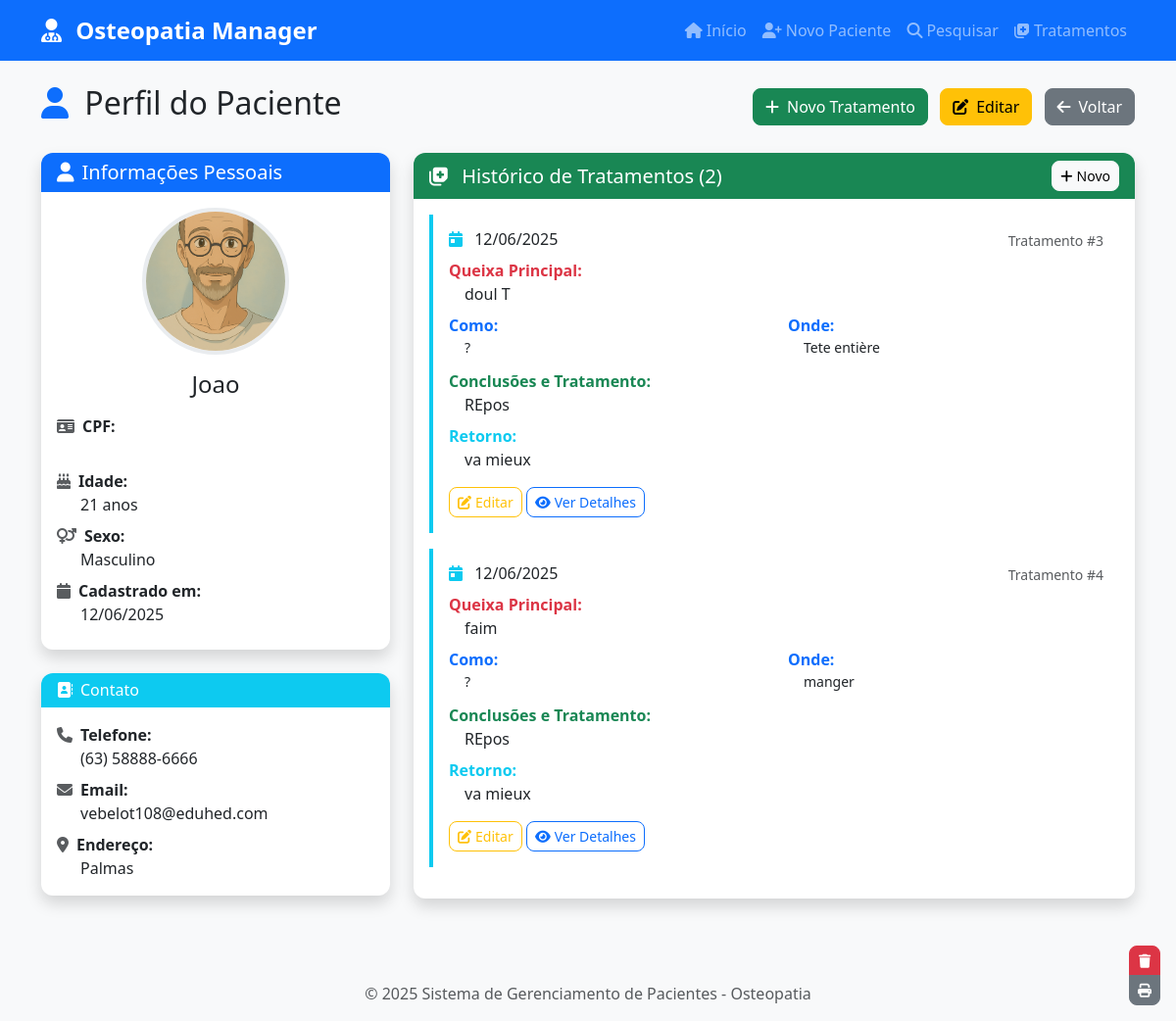
/paciente/2, run on an earlier commit of the app's database.
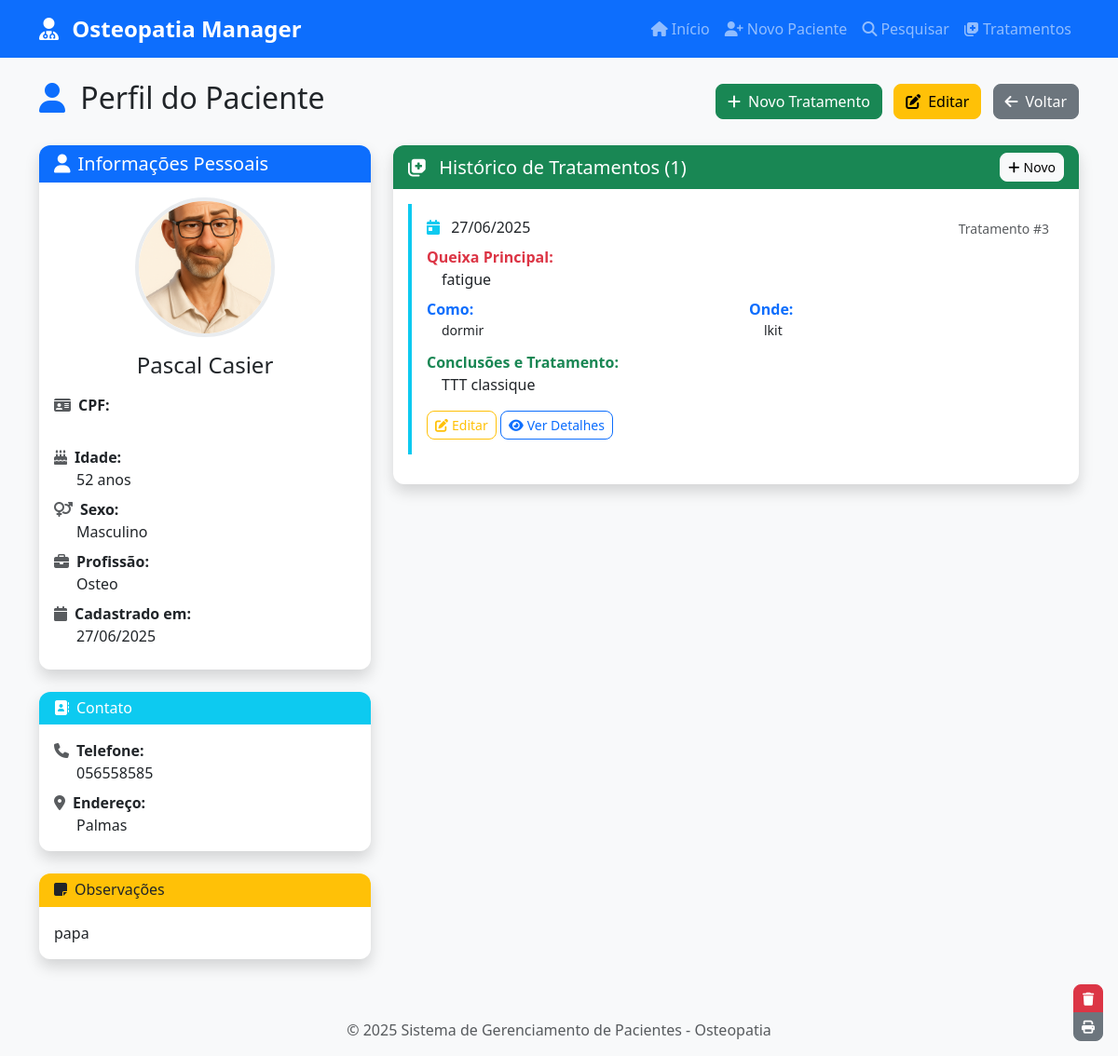
And on a later commit of the database.
### database/models.py (models this page shows, shortened)
class Paciente(db.Model):
    __tablename__ = 'pacientes'
    id = db.Column(db.Integer, primary_key=True)
    nome_completo = db.Column(db.String(200), nullable=False)
    data_registro = db.Column(db.Date, nullable=False, default=datetime.utcnow().date())
    profissao = db.Column(db.String(100))
    sexo = db.Column(db.String(20))
    idade = db.Column(db.Integer)
    endereco = db.Column(db.Text)
    cpf = db.Column(db.String(14), unique=True, nullable=True)
    telefone = db.Column(db.String(20))
    email = db.Column(db.String(120))
    foto_path = db.Column(db.String(200))
    notas = db.Column(db.Text)
    created_at = db.Column(db.DateTime, default=datetime.utcnow)
    updated_at = db.Column(db.DateTime, default=datetime.utcnow, onupdate=datetime.utcnow)
    tratamentos = db.relationship('Tratamento', backref='paciente', lazy=True, cascade='all, delete-orphan')

class Tratamento(db.Model):
    __tablename__ = 'tratamentos'
    id = db.Column(db.Integer, primary_key=True)
    paciente_id = db.Column(db.Integer, db.ForeignKey('pacientes.id'), nullable=False)
    nome_completo = db.Column(db.String(200), nullable=False)
    data_tratamento = db.Column(db.Date, nullable=False, default=datetime.utcnow().date())
    queixa_principal = db.Column(db.Text)
    como = db.Column(db.Text)
    onde = db.Column(db.Text)
    exames_complementares = db.Column(db.Text)
    antecedentes = db.Column(db.Text)
    tratamentos_anteriores = db.Column(db.Text)
    qualidade_sono = db.Column(db.String(100))
    movimentos = db.Column(db.Text)
    irradiacoes = db.Column(db.Text)
    conclusoes_tratamento = db.Column(db.Text)
    data_retorno = db.Column(db.Date)
    retorno = db.Column(db.Text)
    created_at = db.Column(db.DateTime, default=datetime.utcnow)
    updated_at = db.Column(db.DateTime, default=datetime.utcnow, onupdate=datetime.utcnow)

### app.py (the view)
@app.route('/paciente/<int:id>')
def perfil_paciente(id):
    paciente = Paciente.query.get_or_404(id)
    tratamentos = Tratamento.query.filter_by(paciente_id=id).order_by(Tratamento.data_tratamento.desc()).all()
    return render_template('perfil_paciente.html', paciente=paciente, tratamentos=tratamentos)

### app.py (called while the page is built)
@app.template_filter('format_cpf')
def format_cpf_filter(cpf):
    return format_cpf(cpf) if cpf else ''

@app.template_filter('format_phone')
def format_phone_filter(phone):
    return format_phone(phone) if phone else ''

@app.context_processor
def inject_today():
    return {'today': date.today()}

### utils/helpers.py (called while the page is built)
def format_phone(phone):
    phone = re.sub(r'[^0-9]', '', phone)
    if len(phone) == 11:
        return f"({phone[:2]}) {phone[2:7]}-{phone[7:]}"
    elif len(phone) == 10:
        return f"({phone[:2]}) {phone[2:6]}-{phone[6:]}"
    return phone

### templates/perfil_paciente.html (shortened to what this page needs)
{% extends "base.html" %}
{% block content %}
<div class="row">
    <div class="col-12">
        <div class="d-flex justify-content-between align-items-center mb-4">
            <h2>
                <i class="fas fa-user me-2 text-primary"></i>
                Perfil do Paciente
            </h2>
            <div>
                <a href="{{ url_for('novo_tratamento', paciente_id=paciente.id) }}" class="btn btn-success me-2">
                    <i class="fas fa-plus me-2"></i>Novo Tratamento
                </a>
                <a href="{{ url_for('editar_paciente', id=paciente.id) }}" class="btn btn-warning me-2">
                    <i class="fas fa-edit me-2"></i>Editar
                </a>
                <a href="{{ url_for('pesquisar_pacientes') }}" class="btn btn-secondary">
                    <i class="fas fa-arrow-left me-2"></i>Voltar
                </a>
            </div>
        </div>
    </div>
</div>
<div class="row">
    <div class="col-lg-4">
        <div class="card shadow mb-4">
            <div class="card-header bg-primary text-white">
                <h5 class="mb-0">
                    <i class="fas fa-user me-2"></i>Informações Pessoais
                </h5>
            </div>
            <div class="card-body text-center">
                <div class="mb-3">
                    {% if paciente.foto_path %}
                        <img src="{{ url_for('static', filename='uploads/' + paciente.foto_path) }}"
                             alt="Foto de {{ paciente.nome_completo }}"
                             class="patient-avatar-large">
                    {% else %}
                        <div class="patient-avatar-large bg-secondary d-flex align-items-center justify-content-center mx-auto">
                            <i class="fas fa-user fa-4x text-white"></i>
                        </div>
                    {% endif %}
                </div>
                <h4 class="mb-3">{{ paciente.nome_completo }}</h4>
                <div class="row text-start">
                    <div class="col-12 mb-2">
                        <strong><i class="fas fa-id-card me-2 text-muted"></i>CPF:</strong><br>
                    </div>
                    {% if paciente.idade %}
                    <div class="col-12 mb-2">
                        <strong><i class="fas fa-birthday-cake me-2 text-muted"></i>Idade:</strong><br>
                        <span class="ms-4">{{ paciente.idade }} anos</span>
                    </div>
                    {% endif %}
                    {% if paciente.sexo %}
                    <div class="col-12 mb-2">
                        <strong><i class="fas fa-venus-mars me-2 text-muted"></i>Sexo:</strong><br>
                        <span class="ms-4">{{ paciente.sexo }}</span>
                    </div>
                    {% endif %}
                    {% if paciente.profissao %}
                    <div class="col-12 mb-2">
                        <strong><i class="fas fa-briefcase me-2 text-muted"></i>Profissão:</strong><br>
                        <span class="ms-4">{{ paciente.profissao }}</span>
                    </div>
                    {% endif %}
                    <div class="col-12 mb-2">
                        <strong><i class="fas fa-calendar me-2 text-muted"></i>Cadastrado em:</strong><br>
                        <span class="ms-4">{{ paciente.data_registro.strftime('%d/%m/%Y') }}</span>
                    </div>
                </div>
            </div>
        </div>
        <div class="card shadow mb-4">
            <div class="card-header bg-info text-white">
                <h6 class="mb-0">
                    <i class="fas fa-address-book me-2"></i>Contato
                </h6>
            </div>
            <div class="card-body">
                {% if paciente.telefone %}
                <div class="mb-2">
                    <strong><i class="fas fa-phone me-2 text-muted"></i>Telefone:</strong><br>
                    <span class="ms-4">{{ paciente.telefone | format_phone }}</span>
                </div>
                {% endif %}
                {% if paciente.email %}
                <div class="mb-2">
                    <strong><i class="fas fa-envelope me-2 text-muted"></i>Email:</strong><br>
                    <span class="ms-4">{{ paciente.email }}</span>
                </div>
                {% endif %}
                {% if paciente.endereco %}
                <div class="mb-0">
                    <strong><i class="fas fa-map-marker-alt me-2 text-muted"></i>Endereço:</strong><br>
                    <span class="ms-4">{{ paciente.endereco }}</span>
                </div>
                {% endif %}
            </div>
        </div>
        {% if paciente.notas %}
        <div class="card shadow">
            <div class="card-header bg-warning text-dark">
                <h6 class="mb-0">
                    <i class="fas fa-sticky-note me-2"></i>Observações
                </h6>
            </div>
            <div class="card-body">
                <p class="mb-0">{{ paciente.notas }}</p>
            </div>
        </div>
        {% endif %}
    </div>
    <div class="col-lg-8">
        <div class="card shadow">
            <div class="card-header bg-success text-white d-flex justify-content-between align-items-center">
                <h5 class="mb-0">
                    <i class="fas fa-notes-medical me-2"></i>
                    Histórico de Tratamentos ({{ tratamentos|length }})
                </h5>
                <a href="{{ url_for('novo_tratamento', paciente_id=paciente.id) }}" class="btn btn-light btn-sm">
                    <i class="fas fa-plus me-1"></i>Novo
                </a>
            </div>
            <div class="card-body">
                {% if tratamentos %}
                    <div class="timeline">
                        {% for tratamento in tratamentos %}
                        <div class="treatment-item p-3 mb-3">
                            <div class="d-flex justify-content-between align-items-start mb-2">
                                <h6 class="mb-0">
                                    <i class="fas fa-calendar-day me-2 text-info"></i>
                                    {{ tratamento.data_tratamento.strftime('%d/%m/%Y') }}
                                </h6>
                                <small class="text-muted">
                                    Tratamento #{{ tratamento.id }}
                                </small>
                            </div>
                            {% if tratamento.queixa_principal %}
                            <div class="mb-2">
                                <strong class="text-danger">Queixa Principal:</strong>
                                <p class="mb-1 ms-3">{{ tratamento.queixa_principal }}</p>
                            </div>
                            {% endif %}
                            <div class="row">
                                {% if tratamento.como %}
                                <div class="col-md-6 mb-2">
                                    <strong class="text-primary">Como:</strong>
                                    <p class="mb-1 ms-3 small">{{ tratamento.como }}</p>
                                </div>
                                {% endif %}
                                {% if tratamento.onde %}
                                <div class="col-md-6 mb-2">
                                    <strong class="text-primary">Onde:</strong>
                                    <p class="mb-1 ms-3 small">{{ tratamento.onde }}</p>
                                </div>
                                {% endif %}
                            </div>
                            {% if tratamento.conclusoes_tratamento %}
                            <div class="mb-2">
                                <strong class="text-success">Conclusões e Tratamento:</strong>
                                <p class="mb-1 ms-3">{{ tratamento.conclusoes_tratamento }}</p>
                            </div>
                            {% endif %}
                            {% if tratamento.retorno %}
                            <div class="mb-2">
                                <strong class="text-info">Retorno:</strong>
                                <p class="mb-1 ms-3">{{ tratamento.retorno }}</p>
                            </div>
                            {% endif %}
                            <div class="mt-3">
                                <div>
                                        <a href="{{ url_for('editar_tratamento', id=tratamento.id) }}" class="btn btn-outline-warning btn-sm">
                                            <i class="fas fa-edit me-1"></i>Editar
                                        </a>
                                        <button class="btn btn-outline-primary btn-sm" data-bs-toggle="collapse"
                                                data-bs-target="#tratamento-{{ tratamento.id }}">
                                            <i class="fas fa-eye me-1"></i>Ver Detalhes
                                        </button>
                                    </div>
                            </div>
                        </div>
                        {% endfor %}
                    </div>
                {% endif %}
            </div>
        </div>
    </div>
</div>
<div class="position-fixed bottom-0 end-0 p-3">
    <div class="btn-group-vertical" role="group">
        <button type="button" class="btn btn-danger btn-sm" data-bs-toggle="modal" data-bs-target="#deleteModal">
            <i class="fas fa-trash"></i>
        </button>
        <button type="button" class="btn btn-secondary btn-sm" onclick="window.print()">
            <i class="fas fa-print"></i>
        </button>
    </div>
</div>
{% endblock %}

### templates/base.html (shortened to what this page needs)
<!DOCTYPE html>
<html lang="pt-BR">
<head>
    <link href="https://cdn.jsdelivr.net/npm/bootstrap@5.3.0/dist/css/bootstrap.min.css" rel="stylesheet">
    <link href="https://cdnjs.cloudflare.com/ajax/libs/font-awesome/6.4.0/css/all.min.css" rel="stylesheet">
    <link rel="stylesheet" href="https://cdn.jsdelivr.net/npm/flatpickr/dist/flatpickr.min.css">
    <link href="{{ url_for('static', filename='css/style.css') }}" rel="stylesheet">
</head>
<body>
    <nav class="navbar navbar-expand-lg navbar-dark bg-primary">
        <div class="container">
            <a class="navbar-brand" href="{{ url_for('index') }}">
                <i class="fas fa-user-md me-2"></i>
                Osteopatia Manager
            </a>
            <div class="collapse navbar-collapse" id="navbarNav">
                <ul class="navbar-nav ms-auto">
                    <li class="nav-item">
                        <a class="nav-link" href="{{ url_for('index') }}">
                            <i class="fas fa-home me-1"></i>Início
                        </a>
                    </li>
                    <li class="nav-item">
                        <a class="nav-link" href="{{ url_for('novo_paciente') }}">
                            <i class="fas fa-user-plus me-1"></i>Novo Paciente
                        </a>
                    </li>
                    <li class="nav-item">
                        <a class="nav-link" href="{{ url_for('pesquisar_pacientes') }}">
                            <i class="fas fa-search me-1"></i>Pesquisar
                        </a>
                    </li>
                    <li class="nav-item">
                        <a class="nav-link" href="{{ url_for('tratamentos') }}">
                            <i class="fas fa-notes-medical me-1"></i>Tratamentos
                        </a>
                    </li>
                </ul>
            </div>
        </div>
    </nav>
    <main class="container my-4">
        {% block content %}{% endblock %}
    </main>
    <footer class="bg-light text-center py-3 mt-5">
        <div class="container">
            <p class="text-muted mb-0">
                &copy; 2025 Sistema de Gerenciamento de Pacientes - Osteopatia
            </p>
        </div>
    </footer>
</body>
</html>

### static/css/style.css (style rules this page uses)
:root { --primary-color: #0d6efd; --success-color: #198754; --info-color: #0dcaf0; --warning-color: #ffc107; --danger-color: #dc3545; --secondary-color: #6c757d; --light-color: #f8f9fa; --dark-color: #212529; }
body { font-family: 'Segoe UI', Tahoma, Geneva, Verdana, sans-serif; background-color: #f8f9fa; }
.navbar-brand { font-weight: 600; font-size: 1.5rem; }
.btn { border-radius: 8px; font-weight: 500; transition: all 0.2s ease-in-out; }
.card { border: none; border-radius: 12px; overflow: hidden; }
.card-header { border-bottom: none; font-weight: 600; }
.patient-avatar-large { width: 150px; height: 150px; border-radius: 50%; object-fit: cover; border: 4px solid #e9ecef; }
.treatment-item { border-left: 4px solid var(--info-color); background-color: white; border-radius: 0 8px 8px 0; transition: all 0.2s ease-in-out; }
footer { margin-top: auto; }

What changed in the data, as far as the page shows it:
removed Tratamento: data_tratamento "12/06/2025", id "4", queixa_principal "faim", como "?", onde "manger", conclusoes_tratamento "REpos", retorno "va mieux"
changed Paciente "Masculino": foto_path: a different picture; nome_completo "Joao" → "Pascal Casier"; idade "21" → "52"; profissao (not shown) → "Osteo"; data_registro "12/06/2025" → "27/06/2025"; telefone "(63) 58888-6666" → "056558585"; notas (not shown) → "papa"; email "vebelot108@eduhed.com" → (not shown)
changed Tratamento id 3: data_tratamento "12/06/2025" → "27/06/2025"; queixa_principal "doul T" → "fatigue"; como "?" → "dormir"; onde "Tete entière" → "lkit"; conclusoes_tratamento "REpos" → "TTT classique"; retorno "va mieux" → (not shown)
Also different on the page:
{{ tratamentos|length }}: "2" → "1"
text no longer shown: "Email:"
text now shown: "Profissão: Observações"
